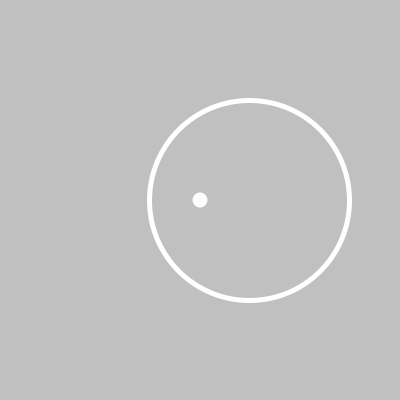
Frame 1 (no input)
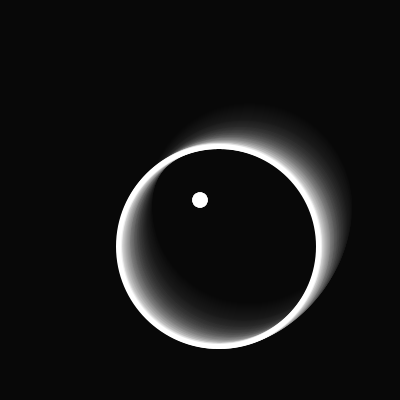
Frame 60 (the mouse pressed at the canvas centre just before this capture)
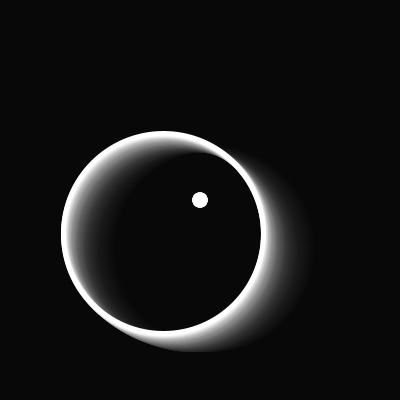
Frame 120 (the mouse held since frame 60 and released just before this capture)

The Processing sketch that drew these frames (run headless with seeded random() and noise(); from frame 60 on, the mouse is pressed at the canvas centre):

// Processing sketch: DecenteredCircleAnimation
// ── DecenteredCircleAnimation.pde
/*
*  Kunstuni TIME team
*  Cécile - 3.2024
*
*  Example of an animation of a Hula Hoop circle.
*  The Hula Hoop circle rotates around an axis(in the middle of the window) at a distance dist
*
* 
*/


float alpha = 0;       // rotation angle
float diam = 200;      // Hula Hoop diameter
float dist = 50;       // distance between center and hula hoop center


void setup(){
  size(400,400);

  diam = 200;
  strokeWeight(5);
}

void draw(){
  
  
  //background(0);
  fill(0,15);
  noStroke();
  rect(0,0,width,height);
  
  
  // increment the rotation angle (0.02 is the rotation speed)
  alpha += 0.02;
  
  
  // calculate the center position of the Hula Hoop circle
  float rx = cos(alpha)*dist + width/2.0;
  float ry = sin(alpha)*dist + height/2.0;


  // draw small circle at the center
  fill(255);
  noStroke();
  ellipse(width/2,height/2,15,15);

  
  // draw the Hula Hoop circle
  noFill();
  stroke(255);
  ellipse(rx,ry,diam,diam);
  
  
}
